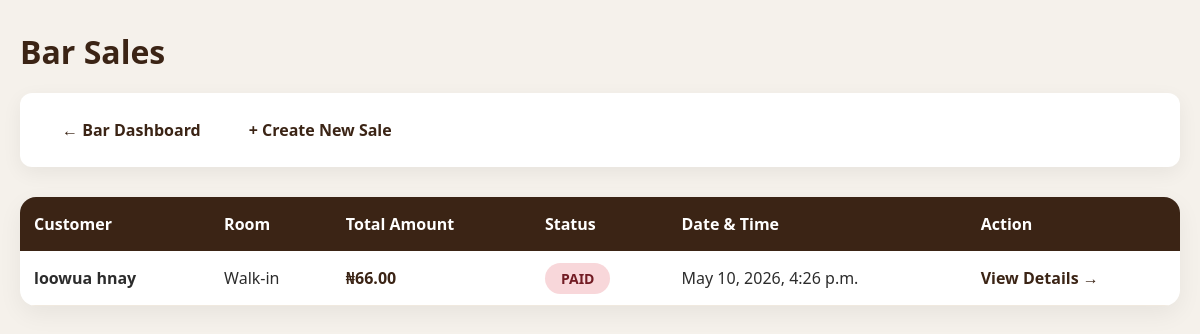
/bar/sales/ (signed in), run on the app's committed database.
### bar/models.py (models this page shows, shortened)
class BarSale(models.Model):
    PAYMENT_STATUS_CHOICES = [
        ('PAID', 'Paid'),
        ('ADDED_TO_ROOM', 'Added to Guest Room'),
        ('UNPAID', 'Unpaid'),
    ]
    booking = models.ForeignKey(
        Booking,
        on_delete=models.SET_NULL,
        null=True,
        blank=True,
        related_name='bar_sales'
    )
    customer_name = models.CharField(max_length=150, blank=True)
    room_number = models.CharField(max_length=20, blank=True)
    created_by = models.ForeignKey(settings.AUTH_USER_MODEL, on_delete=models.SET_NULL, null=True)
    payment_status = models.CharField(max_length=30, choices=PAYMENT_STATUS_CHOICES, default='PAID')
    total_amount = models.DecimalField(max_digits=12, decimal_places=2, default=0)
    added_to_guest_bill = models.BooleanField(default=False)
    created_at = models.DateTimeField(auto_now_add=True)

### bar/views.py (the view)
# urls.py: path('sales/', views.sale_list, name='sale_list'),
@login_required
def sale_list(request):
    sales = BarSale.objects.select_related('booking', 'booking__guest').order_by('-created_at')
    return render(request, 'bar/sale_list.html', {'sales': sales})

### templates/bar/sale_list.html (shortened to what this page needs)
<!DOCTYPE html>
<html lang="en">
<head>
</head>
<body>
    <div class="container">
        <h1>Bar Sales</h1>
        <div class="nav-links">
            <a href="{% url 'bar:dashboard' %}">← Bar Dashboard</a>
            <a href="{% url 'bar:create_sale' %}">+ Create New Sale</a>
        </div>
        <div class="table-container">
            <table>
                <thead>
                    <tr>
                        <th>Customer</th>
                        <th>Room</th>
                        <th>Total Amount</th>
                        <th>Status</th>
                        <th>Date & Time</th>
                        <th>Action</th>
                    </tr>
                </thead>
                <tbody>
                    {% for sale in sales %}
                    <tr>
                        <td><strong>{{ sale.customer_name }}</strong></td>
                        <td>{{ sale.room_number|default:"Walk-in" }}</td>
                        <td class="price">₦{{ sale.total_amount }}</td>
                        <td>
                            <span class="status
                                {% if sale.payment_status == 'Paid' %}paid{% elif sale.payment_status == 'Pending' %}pending{% else %}unpaid{% endif %}">
                                {{ sale.payment_status }}
                            </span>
                        </td>
                        <td>{{ sale.created_at }}</td>
                        <td>
                            <a href="{% url 'bar:sale_detail' sale.id %}" class="action-link">View Details →</a>
                        </td>
                    </tr>
                    {% empty %}
                    <tr>
                        <td colspan="6" class="empty-row">No bar sales recorded yet.</td>
                    </tr>
                    {% endfor %}
                </tbody>
            </table>
        </div>
    </div>
</body>
</html>

### templates/bar/sale_list.html (style rules this page uses)
* { margin: 0; padding: 0; box-sizing: border-box; }
body { font-family: "Segoe UI", Arial, sans-serif; background: #f5f1eb; color: #2c2c2c; padding: 30px 20px; min-height: 100vh; }
.container { max-width: 1300px; margin: 0 auto; }
h1 { color: #3b2415; font-size: 32px; margin-bottom: 20px; }
.nav-links { background: white; padding: 16px 24px; border-radius: 12px; box-shadow: 0 6px 20px rgba(0,0,0,0.06); margin-bottom: 30px; display: flex; flex-wrap: wrap; gap: 12px; }
.nav-links a { color: #3b2415; text-decoration: none; font-weight: 600; padding: 10px 18px; border-radius: 8px; transition: all 0.3s ease; }
.table-container { background: white; border-radius: 16px; box-shadow: 0 8px 25px rgba(0,0,0,0.06); overflow: hidden; }
table { width: 100%; border-collapse: collapse; }
th { background: #3b2415; color: white; padding: 16px 14px; text-align: left; font-weight: 600; }
td { padding: 16px 14px; border-bottom: 1px solid #f0e9df; }
.status { padding: 6px 16px; border-radius: 30px; font-size: 14px; font-weight: 600; }
.unpaid { background: #f8d7da; color: #721c24; }
.price { font-weight: 600; color: #3b2415; }
.action-link { color: #3b2415; font-weight: 600; text-decoration: none; }

### data on the page
BarSale: customer_name "loowua hnay", room_number "Walk-in", total_amount "66.00", payment_status "PAID", created_at "May 10, 2026, 4:26 p.m."
